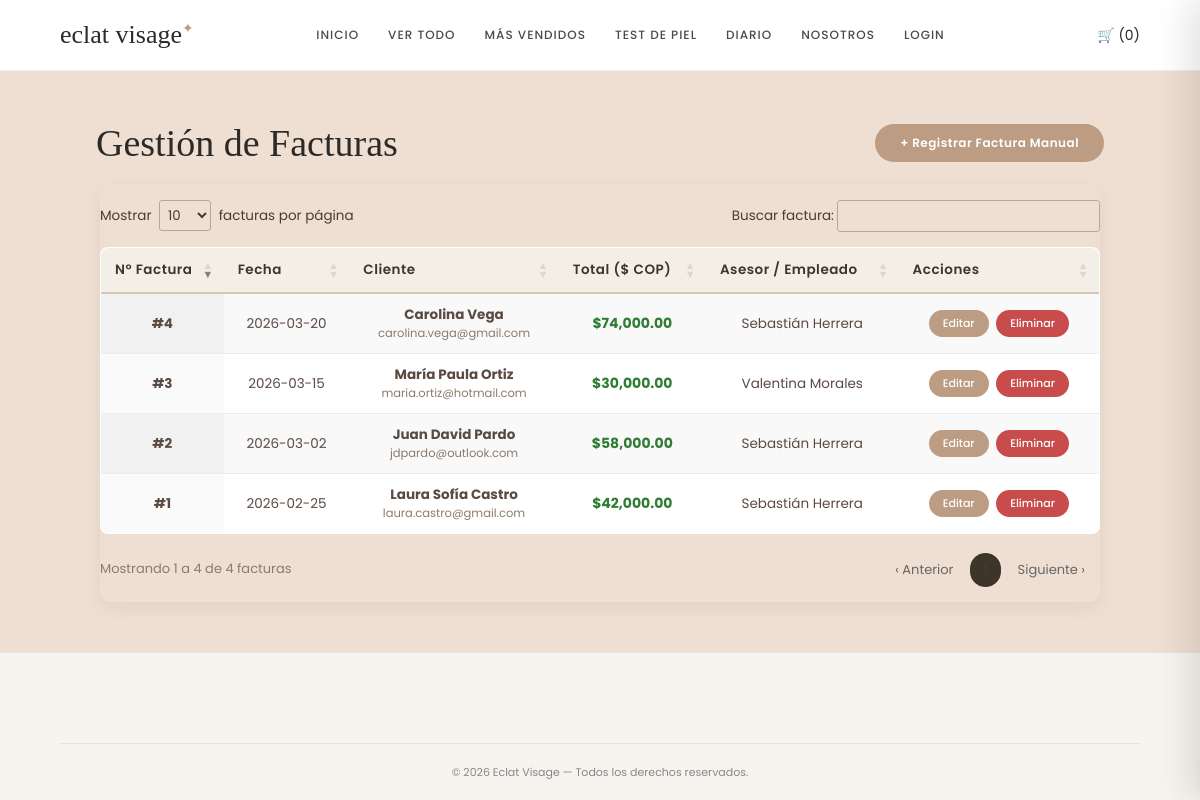
Page /CRUD/facturas_crud.php (signed in) on the committed database.
### tables this page shows
CREATE TABLE `factura` (
  `id_factura` int(11) NOT NULL AUTO_INCREMENT,
  `fecha_factura` date NOT NULL DEFAULT (CURRENT_DATE),
  `total` decimal(10,2) NOT NULL DEFAULT 0.00,
  `id_cliente` int(11) DEFAULT NULL,
  `id_empleado` int(11) DEFAULT NULL,
  PRIMARY KEY (`id_factura`),
  KEY `fk_factura_cliente` (`id_cliente`),
  KEY `fk_factura_empleado` (`id_empleado`),
  CONSTRAINT `fk_factura_cliente` FOREIGN KEY (`id_cliente`) REFERENCES `clientes` (`id_cliente`) ON DELETE SET NULL ON UPDATE CASCADE,
  CONSTRAINT `fk_factura_empleado` FOREIGN KEY (`id_empleado`) REFERENCES `empleados` (`id_empleado`) ON DELETE SET NULL ON UPDATE CASCADE
);

CREATE TABLE `clientes` (
  `id_cliente` int(11) NOT NULL AUTO_INCREMENT,
  `nombre` varchar(150) NOT NULL,
  `correo` varchar(150) NOT NULL,
  `telefono` varchar(50) DEFAULT NULL,
  `direccion` varchar(255) DEFAULT NULL,
  `fecha_registro` date NOT NULL DEFAULT (CURRENT_DATE),
  PRIMARY KEY (`id_cliente`)
);

CREATE TABLE `empleados` (
  `id_empleado` int(11) NOT NULL AUTO_INCREMENT,
  `nombre` varchar(150) NOT NULL,
  `cargo` varchar(100) NOT NULL,
  `correo` varchar(150) NOT NULL,
  `telefono` varchar(50) DEFAULT NULL,
  `fecha_contratacion` date NOT NULL DEFAULT (CURRENT_DATE),
  PRIMARY KEY (`id_empleado`)
);

### CRUD/facturas_crud.php (the view, shortened to what this page needs)
<?php
include("conexion.php");
$sql = "SELECT f.*, c.nombre as cliente_nombre, c.correo as cliente_correo, e.nombre as empleado_nombre
        FROM factura f
        LEFT JOIN clientes c ON f.id_cliente = c.id_cliente
        LEFT JOIN empleados e ON f.id_empleado = e.id_empleado
        ORDER BY f.id_factura DESC";
$resultado = $conexion->query($sql);
?>
<!DOCTYPE html>
<html lang="es">
<head>
    <link rel="stylesheet" href="../estilos.css">
    <link rel="stylesheet" href="https://cdn.datatables.net/1.13.7/css/jquery.dataTables.min.css">
</head>
<body>
    <header class="header">
        <div class="logo">eclat visage<span>✦</span></div>
        <nav class="nav">
            <a href="../index.html">INICIO</a>
            <a href="../tienda.html">VER TODO</a>
            <a href="../mas-vendidos.html">MÁS VENDIDOS</a>
            <a href="../test.html">TEST DE PIEL</a>
            <a href="../blog.html">DIARIO</a>
            <a href="../nosotros.html">NOSOTROS</a>
        </nav>
        <div class="header-iconos">
            <span id="contador-carrito">🛒 (0)</span>
        </div>
    </header>
    <main class="panel-cliente">
        <div style="display: flex; justify-content: space-between; align-items: center; margin-bottom: 20px; flex-wrap: wrap; gap: 10px;">
            <h1 style="margin: 0;">Gestión de Facturas</h1>
            <a href="facturas_agregar.php" class="btn-agregar" style="margin: 0;">+ Registrar Factura Manual</a>
        </div>
        <div class="tabla-contenedor">
            <table id="tabla-facturas" class="tabla-clientes display" style="width:100%;">
                <thead>
                    <tr>
                        <th>Nº Factura</th>
                        <th>Fecha</th>
                        <th>Cliente</th>
                        <th>Total ($ COP)</th>
                        <th>Asesor / Empleado</th>
                        <th>Acciones</th>
                    </tr>
                </thead>
                <tbody>
                    <?php if ($resultado && $resultado->num_rows > 0): ?>
                        <?php while ($row = $resultado->fetch_assoc()): ?>
                            <tr>
                                <td><strong>#<?php echo $row['id_factura']; ?></strong></td>
                                <td><?php echo $row['fecha_factura']; ?></td>
                                <td>
                                    <strong><?php echo htmlspecialchars($row['cliente_nombre'] ?? ('Cliente #' . $row['id_cliente'])); ?></strong>
                                    <?php if (!empty($row['cliente_correo'])): ?>
                                        <div style="font-size: 11.5px; color: #8c7a6b;"><?php echo htmlspecialchars($row['cliente_correo']); ?></div>
                                    <?php endif; ?>
                                </td>
                                <td>
                                    <strong style="color: #2e7d32; font-size: 14px;">
                                        $<?php echo number_format($row['total'], 2); ?>
                                    </strong>
                                </td>
                                <td>
                                    <?php echo htmlspecialchars($row['empleado_nombre'] ?? ('ID #' . ($row['id_empleado'] ?? 'Web'))); ?>
                                </td>
                                <td class="acciones-cell">
                                    <a href="facturas_editar.php?id=<?php echo $row['id_factura']; ?>" class="btn-accion">Editar</a>
                                    <a href="facturas_eliminar.php?id=<?php echo $row['id_factura']; ?>" class="btn-eliminar">Eliminar</a>
                                </td>
                            </tr>
                        <?php endwhile; ?>
                    <?php endif; ?>
                </tbody>
            </table>
        </div>
    </main>
    <footer class="footer">
        <div class="copyright">
            © 2026 Eclat Visage — Todos los derechos reservados.
        </div>
    </footer>
</body>
</html>

### estilos.css (style rules this page uses)
* { margin: 0; padding: 0; box-sizing: border-box; }
body { font-family: 'Poppins', sans-serif; background-color: #fcfbfa; color: #2c2a29; min-height: 100vh; display: flex; flex-direction: column; }
.header { display: flex; justify-content: space-between; align-items: center; padding: 20px 5%; background-color: #ffffff; border-bottom: 1px solid #f2ede7; }
.logo { font-family: 'Playfair Display', serif; font-size: 26px; font-weight: 500; }
.logo span { font-size: 14px; color: #bc9c82; vertical-align: super; }
.nav { display: flex; align-items: center; flex-wrap: wrap; gap: 5px; }
.nav a { text-decoration: none; color: #4a4a4a; font-size: 12px; font-weight: 500; margin: 0 12px; letter-spacing: 1px; transition: color 0.3s ease; }
.header-iconos { display: flex; align-items: center; gap: 15px; }
.header-iconos span, .header-iconos a { cursor: pointer; font-size: 14px; text-decoration: none; color: inherit; }
.panel-cliente, main.crud-body { flex: 1; background-color: #eedfd2; padding: 50px 8%; text-align: center; }
.panel-cliente h1, main.crud-body h1 { font-family: 'Playfair Display', serif; font-size: 38px; color: #2c2a29; margin-bottom: 25px; font-weight: 500; }
.btn-agregar { background-color: #bc9c82; color: #ffffff; border: none; padding: 10px 25px; border-radius: 20px; font-weight: 600; font-size: 12px; cursor: pointer; text-decoration: none; display: inline-block; margin-bottom: 20px; letter-spacing: 0.5px; transition: background-color 0.3s ease; }
.tabla-contenedor { width: 100%; max-width: 1000px; margin: 0 auto; overflow-x: auto; box-shadow: 0 6px 20px rgba(0,0,0,0.06); border-radius: 10px; }
.tabla-clientes, .tabla-datos { width: 100%; border-collapse: collapse; background-color: #ffffff; color: #2c2a29; border-radius: 10px; overflow: hidden; }
.tabla-clientes th, .tabla-datos th { background-color: #bc9c82; color: #ffffff; padding: 14px 15px; font-size: 13px; font-weight: 600; text-align: center; letter-spacing: 0.5px; }
.tabla-clientes td, .tabla-datos td { padding: 12px 15px; border-bottom: 1px solid #f2ede7; font-size: 13px; text-align: center; }
.btn-accion, .btn-editar { background-color: #bc9c82; border: none; color: white; padding: 5px 14px; border-radius: 15px; cursor: pointer; font-size: 11px; font-weight: 500; margin: 2px; text-decoration: none; display: inline-block; transition: background-color 0.2s ease; }
.btn-eliminar { background-color: #c94c4c; border: none; color: white; padding: 5px 14px; border-radius: 15px; cursor: pointer; font-size: 11px; font-weight: 500; margin: 2px; text-decoration: none; display: inline-block; transition: background-color 0.2s ease; }
.acciones-cell { white-space: nowrap; }
.footer, .footer-crud { background-color: #f7f3ee; color: #333; padding: 50px 5% 20px; border-top: 1px solid #e8e2d9; font-size: 13px; }
.copyright { text-align: center; margin-top: 40px; padding-top: 20px; border-top: 1px solid #e8e2d9; color: #888; font-size: 11px; }
table.dataTable { border-collapse: collapse !important; border: 1px solid #e6dfd5 !important; border-radius: 8px; overflow: hidden; margin-top: 10px !important; margin-bottom: 15px !important; width: 100% !important; background: #ffffff; }
table.dataTable thead th { background-color: #f4efe6 !important; color: #3d352a !important; font-weight: 600 !important; border-bottom: 2px solid #d8c5b2 !important; padding: 12px 14px !important; font-size: 13.5px; }
table.dataTable tbody td { padding: 11px 14px !important; border-bottom: 1px solid #f0eae1 !important; color: #5a4a42 !important; font-size: 13.5px; vertical-align: middle; }

### rows in the picture
factura: id_factura "4", fecha_factura "2026-03-20", id_cliente.nombre "Carolina Vega", id_cliente.correo "carolina.vega@gmail.com", total "74,000.00", id_empleado.nombre "Sebastián Herrera"
factura: id_factura "3", fecha_factura "2026-03-15", id_cliente.nombre "María Paula Ortiz", id_cliente.correo "maria.ortiz@hotmail.com", total "30,000.00", id_empleado.nombre "Valentina Morales"
factura: id_factura "2", fecha_factura "2026-03-02", id_cliente.nombre "Juan David Pardo", id_cliente.correo "jdpardo@outlook.com", total "58,000.00", id_empleado.nombre "Sebastián Herrera"
factura: id_factura "1", fecha_factura "2026-02-25", id_cliente.nombre "Laura Sofía Castro", id_cliente.correo "laura.castro@gmail.com", total "42,000.00", id_empleado.nombre "Sebastián Herrera"
